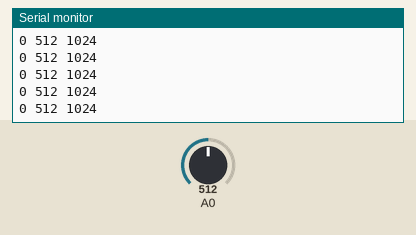
A sketch run on a simulated Arduino Uno, built with avr-gcc and run on an emulated ATmega328P. Shown: the last lines printed to the serial monitor. The test bench sets the inputs (shaded band); at power-on: A0 = 512.

Above: at 1.2 s.
1.3 s: A0 set to 716
At 1.9 s:
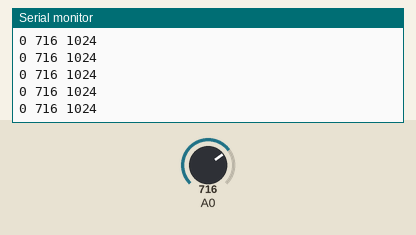
2.8 s: A0 set to 900
At 3.5 s:
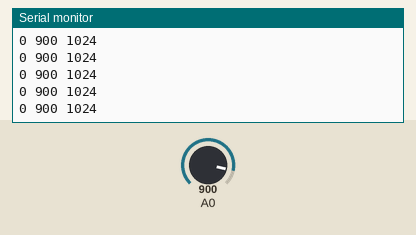
Timing chart, 0 to 5.8 s (numbered marks = the images above; inputs shaded):
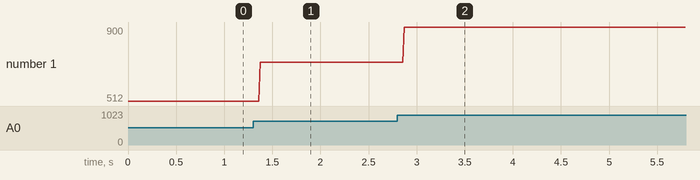

Measured:
- after the input at 1.3 s, the serial monitor: prints a new line after 0.07 s (image 1)
- after the input at 2.8 s, the serial monitor: prints a new line after 0.07 s (image 2)
- plotted number 1: 512 → 716 after the input at 1.3 s, 716 → 900 after the input at 2.8 s

The sketch:

d1-hello-emg.ino
```cpp
void setup() {
  Serial.begin(9600);
}

void loop() {
  int sensorValue = analogRead(A0);
  Serial.print("0 ");
  Serial.print(sensorValue);
  Serial.println(" 1024");
  delay(1);
}
```
